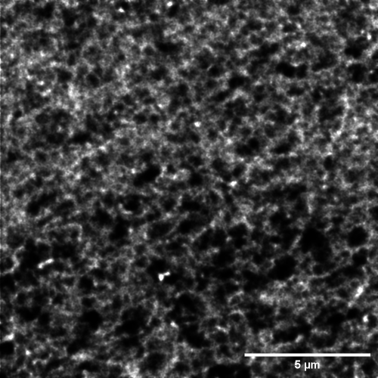
#> input picture archive/1carr-96etoh-alexa-sted-decon.tif, 378 x 378 px
$ jupyter execute tifReader.ipynb
#> lines starting #> are read from the running program, lines starting #| are printed output that depends on the picture; after the words box and inside, x2 and y2 are one past the last pixel; in counts of white or black regions, pixels touching at a corner belong together
[cell 1]
import matplotlib.pyplot as plt
import matplotlib.patches as mpatches
import numpy as np

from PIL import Image
from skimage.filters import threshold_otsu
from skimage.morphology import label, closing, square
from skimage.measure import regionprops
from skimage.color import label2rgb

[cell 2]
path = '1carr-96etoh-alexa-sted-decon.tif'
img = Image.open(path).convert("L")
image = np.array(img)

[cell 3]
# Thresholding
threshold_value = 130
bw = image > threshold_value
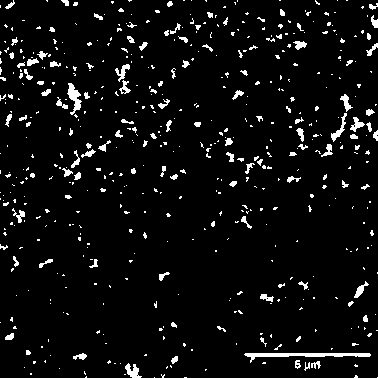
#> bw: shape (378, 378) bool; 5.2% white; 542 white regions (431 under 20 px)

# Thresholding + closure
# threshold_value = threshold_otsu(image)
# bw = closing(image > threshold_value, square(3))

[cell 4]
# Labelling
label_image = label(bw)         #connectivity?
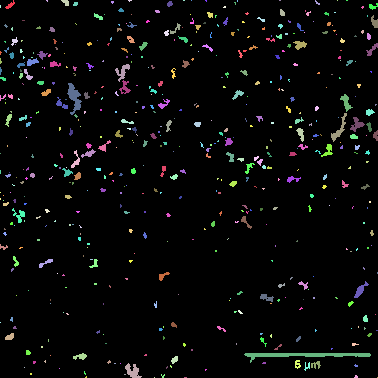
#> label_image: shape (378, 378) int32; 543 distinct labels, from 0 to 542; one colour per label, 0 black

[cell 5]
# Making list of region properties
regions = regionprops(label_image)
#> regions = 542 regions; largest, box (x1, y1, x2, y2) and area: (244, 353, 371, 363) 479, (67, 83, 82, 115) 220, (125, 363, 142, 378) 136, (331, 113, 347, 142) 128, (115, 64, 130, 82) 107
# centroids = [x.centroid for x in regions]

[cell 6]
# Visualizing labels as black/white
fig, ax = plt.subplots(figsize=(10, 6))
ax.imshow(bw, cmap='gray')

ax.set_axis_off()
plt.tight_layout()
plt.show()

[cell 7]
# Visualizing labels with rgb + centroids
image_label_overlay = label2rgb(label_image, image=image, bg_label=0)
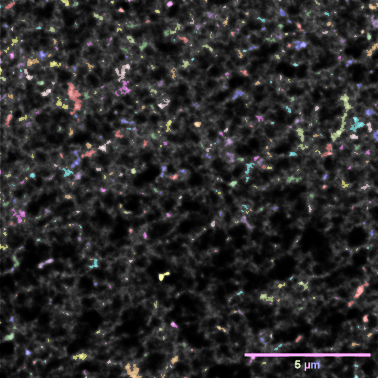
#> image_label_overlay: shape (378, 378, 3) float64; mean R, G, B 0.165, 0.162, 0.162

fig, ax = plt.subplots(figsize=(10, 6))
ax.imshow(image_label_overlay)

# if region.area >= 10:

# Coloring centroids
for region in regions:
    y, x = region.centroid
    point = mpatches.Circle((x, y), radius=1, fill=True, edgecolor='red', linewidth=1)
    ax.add_patch(point)
#> this loop made 542 passes
#> (y, x) on passes 1 to 3: (4.81, 9.83), (0.333, 46.67), (2.09, 65.44)

ax.set_axis_off()
plt.tight_layout()
plt.show()
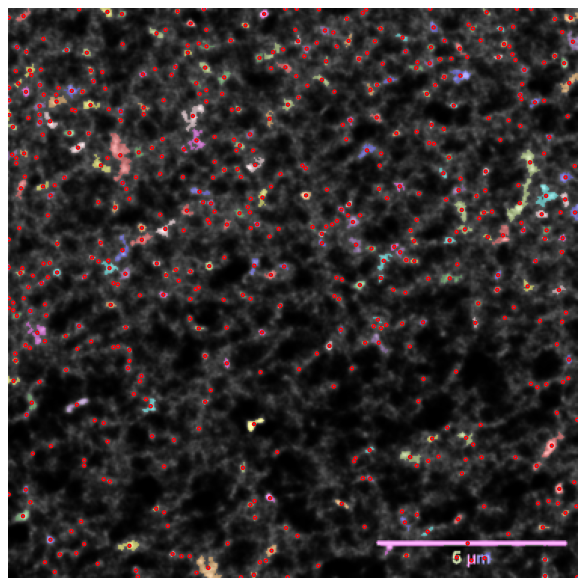
#> figure drawn by matplotlib, 1 panel
